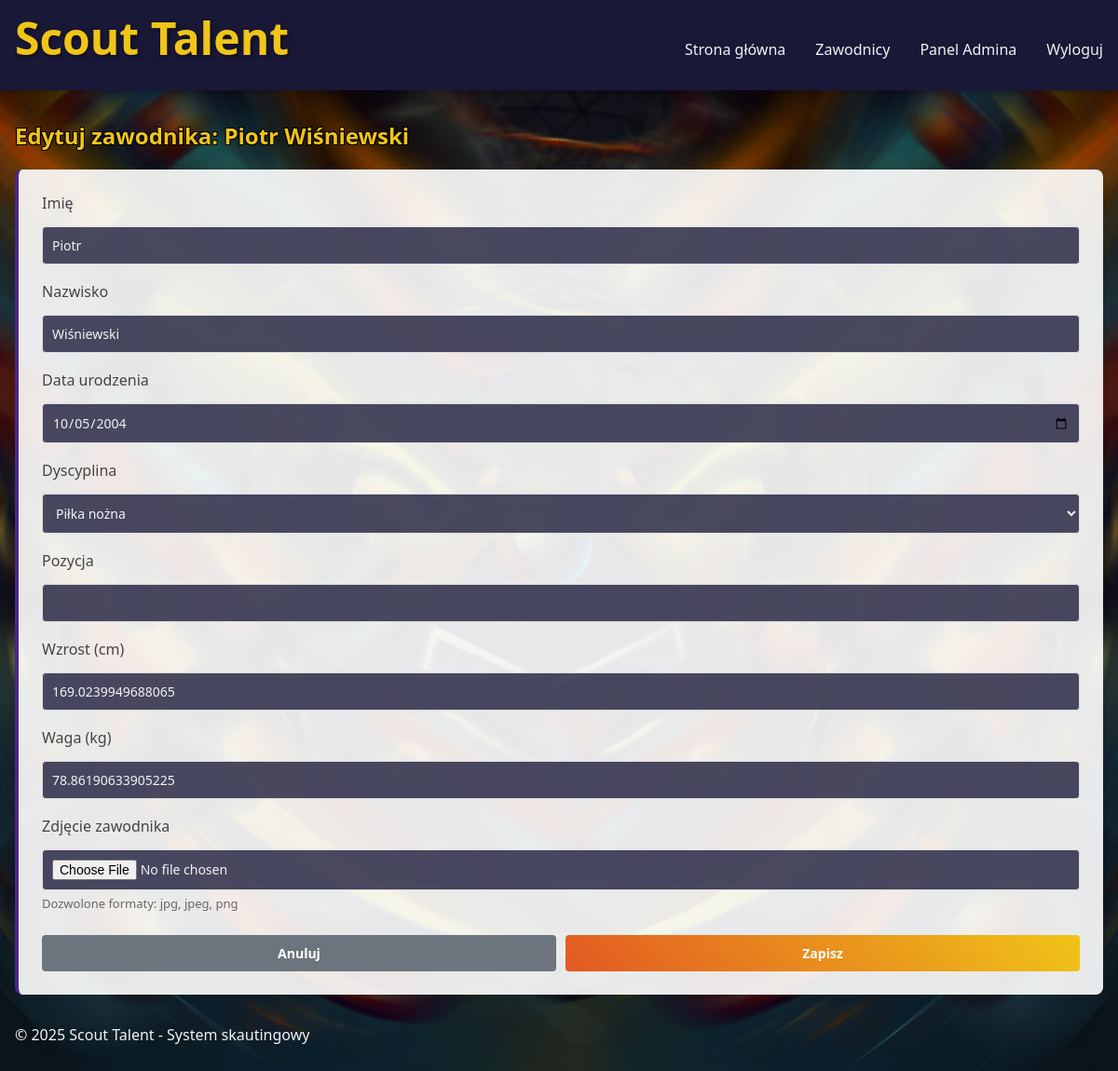
Screenshot of /players/edit/2 (signed in) with the database file from the repository.
### app/models.py (models this page shows)
class Player(db.Model):
    id = db.Column(db.Integer, primary_key=True)
    first_name = db.Column(db.String(64), nullable=False)
    last_name = db.Column(db.String(64), nullable=False)
    height = db.Column(db.Float)  # w cm
    weight = db.Column(db.Float)  # w kg
    birth_date = db.Column(db.Date)
    position = db.Column(db.String(64))
    photo = db.Column(db.String(255), nullable=True)  # Path to player photo
    is_amateur = db.Column(db.Boolean, default=False)  # True for amateur players, False for professional
    sport_id = db.Column(db.Integer, db.ForeignKey('sport.id'))
    scout_id = db.Column(db.Integer, db.ForeignKey('user.id'))
    physical_tests = db.relationship('PhysicalTest', backref='player', lazy='dynamic')
    match_stats = db.relationship('MatchStat', backref='player', lazy='dynamic')

### app/routes/player_routes.py (the view, shortened to what this page needs)
@players.route('/edit/<int:player_id>', methods=['GET', 'POST'])
@login_required
def edit(player_id):
    player = Player.query.get_or_404(player_id)
    form = PlayerForm(obj=player)
    form.sport.choices = [(s.id, s.name) for s in Sport.query.all()]
    return render_template('player/edit.html', form=form, player=player)

### app/forms.py
class PlayerForm(FlaskForm):
    first_name = StringField('Imię', validators=[DataRequired()])
    last_name = StringField('Nazwisko', validators=[DataRequired()])
    birth_date = DateField('Data urodzenia', format='%Y-%m-%d', validators=[DataRequired()])
    sport = SelectField('Dyscyplina', coerce=int, validators=[DataRequired()])
    position = StringField('Pozycja', validators=[DataRequired()])
    height = FloatField('Wzrost (cm)', validators=[DataRequired()])
    weight = FloatField('Waga (kg)', validators=[DataRequired()])
    photo = FileField('Zdjęcie zawodnika', validators=[FileAllowed(['jpg', 'png', 'jpeg'], 'Tylko pliki obrazów!')])
    submit = SubmitField('Zapisz')

### app/models.py (called while the page is built)
@login_manager.user_loader
def load_user(id):
    return User.query.get(int(id))

### app/templates/player/edit.html (shortened to what this page needs)
{% extends 'base.html' %}
{% block content %}
<section class="form-section">
    <div class="header-section">
        <h1>Edytuj zawodnika: {{ player.first_name }} {{ player.last_name }}</h1>
    </div>
    <div class="card">
        <form method="POST" action="{{ url_for('players.edit', player_id=player.id) }}" enctype="multipart/form-data">
            <div class="form-group">
                {{ form.first_name.label }}
                {{ form.first_name(class="form-control") }}
            </div>
            <div class="form-group">
                {{ form.last_name.label }}
                {{ form.last_name(class="form-control") }}
            </div>
            <div class="form-group">
                {{ form.birth_date.label }}
                {{ form.birth_date(class="form-control") }}
            </div>
            <div class="form-group">
                {{ form.sport.label }}
                {{ form.sport(class="form-control") }}
            </div>
            <div class="form-group">
                {{ form.position.label }}
                {{ form.position(class="form-control") }}
            </div>
            <div class="form-group">
                {{ form.height.label }}
                {{ form.height(class="form-control") }}
            </div>
            <div class="form-group">
                {{ form.weight.label }}
                {{ form.weight(class="form-control") }}
            </div>
            <div class="form-group">
                {{ form.photo.label }}
                {{ form.photo(class="form-control") }}
                <small class="form-text text-muted">Dozwolone formaty: jpg, jpeg, png</small>
            </div>
            <div class="form-actions">
                <a href="{{ url_for('players.detail', player_id=player.id) }}" class="btn btn-secondary">Anuluj</a>
                {{ form.submit(class="btn btn-primary") }}
            </div>
        </form>
    </div>
</section>
{% endblock %}

### app/static/css/style.css (style rules this page uses)
:root { --primary-color: #4c2882; --secondary-color: #e25822; --accent-color: #f0c518; --background-color: #0a2a4a; --text-color: #f2f2f2; --dark-accent: #1a1837; --light-bg: #f5f7fa; --dark-text: #333333; --card-border: #4c2882; --card-bg: rgba(255, 255, 255, 0.9); --header-bg: rgba(26, 24, 55, 0.9); --header-text: #f0c518; --gradient-primary: linear-gradient(135deg, var(--primary-color), var(--dark-accent)); --gradient-secondary: linear-gradient(45deg, var(--secondary-color), var(--accent-color)); }
* { margin: 0; padding: 0; box-sizing: border-box; font-family: 'Segoe UI', Tahoma, Geneva, Verdana, sans-serif; }
body { background-image: url('../images/background.png'); background-size: cover; background-position: center; color: var(--text-color); min-height: 100vh; }
.form-group { margin-bottom: 1.5rem; }
.form-control { width: 100%; padding: 12px; border: none; border-radius: 5px; background: rgba(30, 30, 60, 0.8); color: var(--text-color); font-size: 1rem; margin-top: 0.5rem; }
.btn { width: 100%; padding: 12px; border: none; border-radius: 5px; cursor: pointer; font-size: 1rem; font-weight: bold; transition: all 0.3s ease; }
.btn-primary { background: var(--gradient-secondary); color: var(--dark-accent); }
.card { background-color: var(--card-bg); border-radius: 8px; box-shadow: 0 4px 8px rgba(0, 0, 0, 0.1); padding: 20px; transition: transform 0.3s ease, box-shadow 0.3s ease; color: var(--dark-text); border-left: 4px solid var(--card-border); }
.btn { display: inline-block; padding: 8px 16px; background-color: var(--primary-color); color: white; text-decoration: none; border-radius: 4px; font-size: 14px; transition: all 0.3s ease; border: none; cursor: pointer; text-align: center; }
.btn-primary { background: var(--gradient-secondary); color: var(--dark-accent); font-weight: bold; }

### app/templates/player/edit.html (style rules this page uses)
.header-section { margin-bottom: 20px; }
.header-section h1 { margin: 0; color: #f0c518; text-shadow: -1px -1px 0 #000, 1px -1px 0 #000, -1px 1px 0 #000, 1px 1px 0 #000; }
.card { background-color: rgba(255, 255, 255, 0.9); border-radius: 8px; box-shadow: 0 2px 10px rgba(0, 0, 0, 0.1); padding: 25px; }
.form-group { margin-bottom: 18px; }
.form-group label { display: block; margin-bottom: 6px; font-weight: 500; color: #444; }
.form-control { width: 100%; padding: 10px; border: 1px solid #ddd; border-radius: 4px; font-size: 14px; }
.form-text { display: block; margin-top: 5px; color: #666; font-size: 13px; }
.form-actions { display: flex; justify-content: flex-end; gap: 10px; margin-top: 25px; }
.btn { padding: 10px 18px; border-radius: 4px; font-size: 14px; cursor: pointer; text-decoration: none; border: none; }
.btn-primary { background-color: #4a69bd; color: white; }
.btn-secondary { background-color: #6c757d; color: white; }

### rows the page displays
Player: first_name "Piotr", last_name "Wiśniewski", birth_date "10/05/2004", sport "Piłka nożna", height "169.0239949688065", weight "78.86190633905225"
